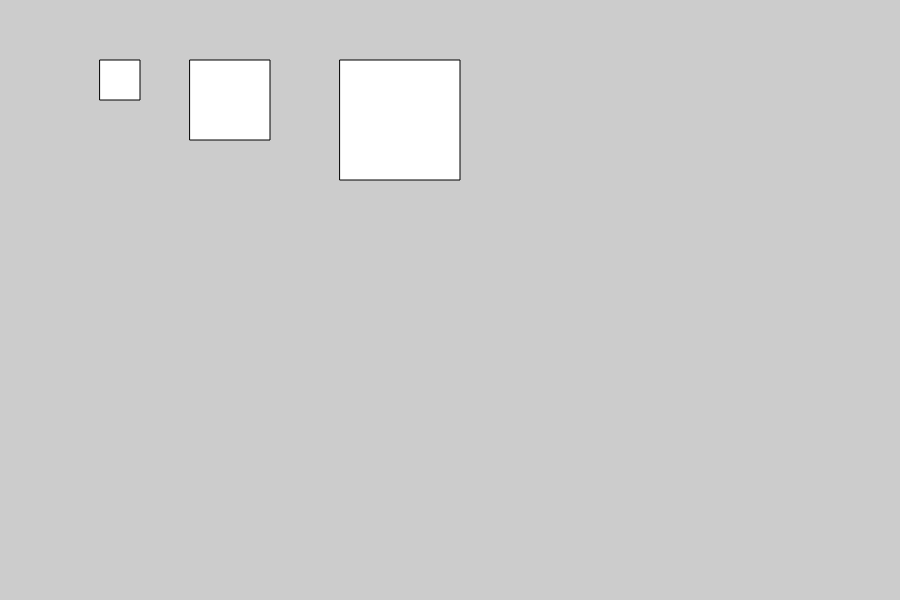
Frame 1 (no input)
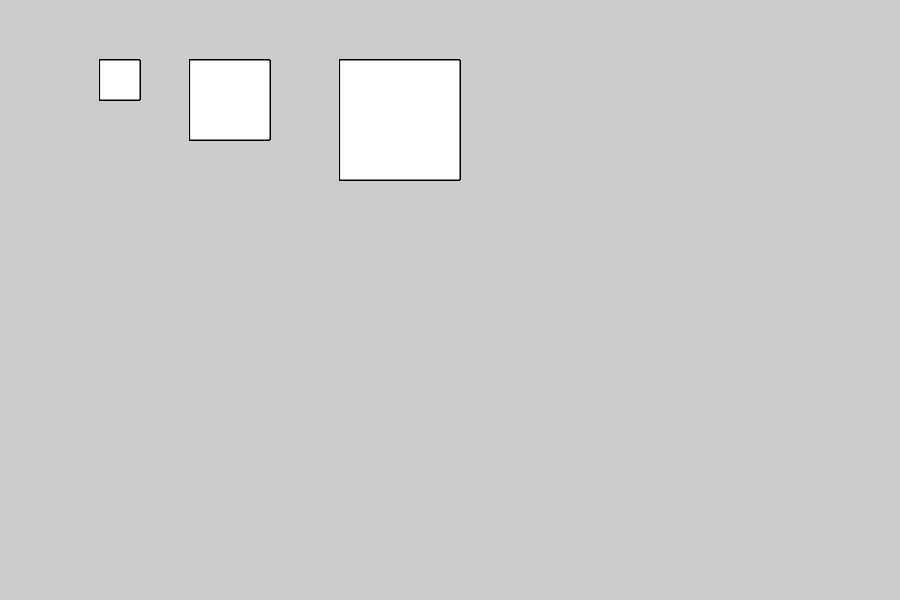
Frame 60 (no input)
Frame 120 (the mouse pressed at the canvas centre since frame 60): identical to frame 60, image omitted

The p5.js sketch that drew these frames (run headless with seeded random() and noise() and a simulated clock; from frame 60 on, the mouse is pressed at the canvas centre):

// p5.js sketch
// ── sketch.js
function setup() {
  createCanvas(900, 600);
  background(204);
}

var x = 100
var y = 60
var d = 90
var s = 40

function draw() {

rect (x, y, s, s)
rect (x+d, y, 2*s, 2*s)
rect (2.5*x+d, y, 3*s, 3*s)

}
